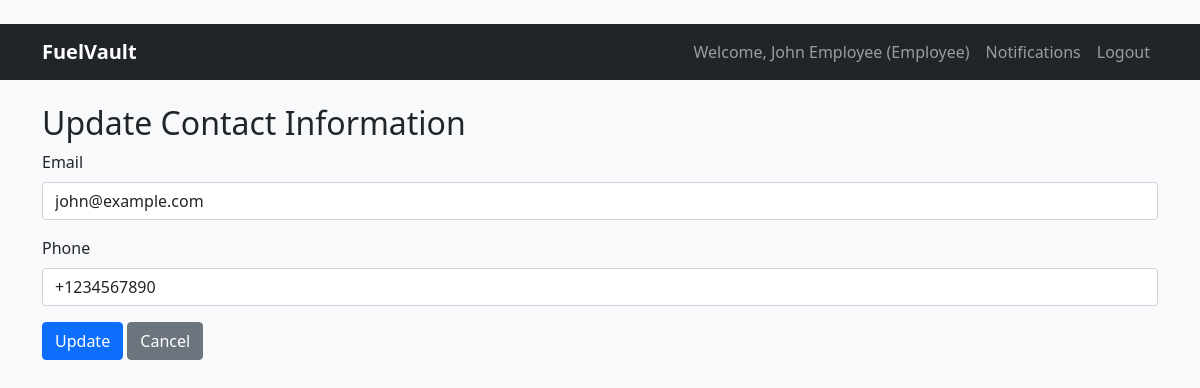
Page /employee/update-contact (signed in) on the committed database.
### app/models.py (models this page shows, shortened)
class User(UserMixin, db.Model):
    __tablename__ = 'users'
    username = db.Column(db.String(80), primary_key=True)
    password_hash = db.Column(db.String(128), nullable=False)
    role = db.Column(db.String(20), nullable=False)
    name = db.Column(db.String(100), nullable=False)
    department = db.Column(db.String(100), nullable=False)
    email = db.Column(db.String(120))
    phone = db.Column(db.String(20))
    created_at = db.Column(db.DateTime, default=datetime.utcnow)
    is_active = db.Column(db.Boolean, default=True)

### app/routes/employee.py (the view)
@bp.route('/update-contact', methods=['GET', 'POST'])
@login_required
@role_required('Employee')
def update_contact():
    form = UpdateContactForm()
    if form.validate_on_submit():
        current_user.email = form.email.data
        current_user.phone = form.phone.data
        db.session.commit()
        flash('Contact information updated!', 'success')
        return redirect(url_for('employee.dashboard'))
    form.email.data = current_user.email
    form.phone.data = current_user.phone
    return render_template('employee/update_contact.html', form=form)

### app/forms.py
class UpdateContactForm(FlaskForm):
    email = StringField('Email', validators=[Optional(), Length(max=120)])
    phone = StringField('Phone', validators=[Optional(), Length(max=20)])

### app/__init__.py (called while the page is built)
def create_app(config_class=Config):
    app = Flask(__name__)
    app.config.from_object(config_class)
    db.init_app(app)
    login_manager.init_app(app)
    from app.routes import auth, employee, hod, admin, issuer, attendant, main
    app.register_blueprint(auth.bp)
    app.register_blueprint(employee.bp)
    app.register_blueprint(hod.bp)
    app.register_blueprint(admin.bp)
    app.register_blueprint(issuer.bp)
    app.register_blueprint(attendant.bp)
    app.register_blueprint(main.bp)
    @login_manager.user_loader
    def load_user(user_id):
        from app.models import User
        return User.query.get(user_id)
    return app

### app/utils/helpers.py (called while the page is built)
def role_required(*roles):
    def decorator(func):
        @wraps(func)
        def decorated_view(*args, **kwargs):
            if not current_user.is_authenticated:
                flash('Please log in to access this page.', 'warning')
                return redirect(url_for('auth.login'))
            if current_user.role not in roles:
                abort(403)
            return func(*args, **kwargs)
        return decorated_view
    return decorator

### app/templates/employee/update_contact.html (shortened to what this page needs)
﻿{% extends "base.html" %}
{% block content %}
<h2>Update Contact Information</h2>
<form method="POST">
    <div class="mb-3">
        {{ form.email.label(class="form-label") }}
        {{ form.email(class="form-control") }}
    </div>
    <div class="mb-3">
        {{ form.phone.label(class="form-label") }}
        {{ form.phone(class="form-control") }}
    </div>
    <button type="submit" class="btn btn-primary">Update</button>
    <a href="{{ url_for('employee.dashboard') }}" class="btn btn-secondary">Cancel</a>
</form>
{% endblock %}

### app/templates/base.html (shortened to what this page needs)
﻿<!DOCTYPE html>
<html lang="en">
<head>
    <link href="https://cdn.jsdelivr.net/npm/bootstrap@5.1.3/dist/css/bootstrap.min.css" rel="stylesheet">
    <link rel="stylesheet" href="{{ url_for('static', filename='css/custom.css') }}">
</head>
<body>
    <nav class="navbar navbar-expand-lg navbar-dark bg-dark">
        <div class="container">
            <a class="navbar-brand" href="{{ url_for('main.dashboard') }}">FuelVault</a>
            <div class="collapse navbar-collapse" id="navbarNav">
                <ul class="navbar-nav ms-auto">
                    {% if current_user.is_authenticated %}
                        <li class="nav-item">
                            <span class="nav-link">Welcome, {{ current_user.name }} ({{ current_user.role }})</span>
                        </li>
                        <li class="nav-item">
                            <a class="nav-link" href="{{ url_for('main.notifications') }}">Notifications</a>
                        </li>
                        <li class="nav-item">
                            <a class="nav-link" href="{{ url_for('auth.logout') }}">Logout</a>
                        </li>
                    {% else %}
                        <li class="nav-item">
                            <a class="nav-link" href="{{ url_for('auth.login') }}">Login</a>
                        </li>
                    {% endif %}
                </ul>
            </div>
        </div>
    </nav>
    <div class="container mt-4">
        {% block content %}{% endblock %}
    </div>
</body>
</html>

### app/static/css/custom.css (style rules this page uses)
.navbar-brand { font-weight: bold; }

### rows in the picture
User: name "John Employee", role "Employee", email "john@example.com", phone "+1234567890"
